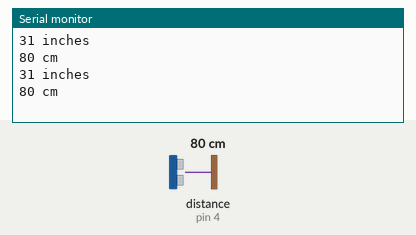
This sketch was run on a simulated Arduino Nano, built with avr-gcc and run on an emulated ATmega328P. Shown: the last lines printed to the serial monitor. Wiring (inferred from the names in the program): ultrasonic range finder: trigger pin 2; echo pin 4. Inputs (shaded band) come from the test bench; at power-on: distance to the obstacle (sensor on pin 4) 80 cm. The echo pulse lasts 58.3 µs per cm.

Above: at 2.8 s.
2.9 s: distance to the obstacle (sensor on pin 4) set to 2 cm
At 5.2 s:
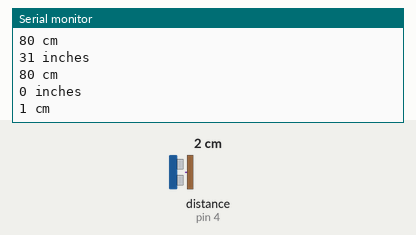
5.6 s: distance to the obstacle (sensor on pin 4) set to 4 cm
At 6.9 s:
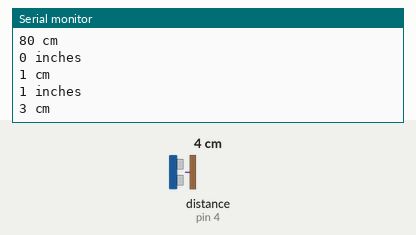
Timing chart, 0 to 8.6 s (numbered marks = the images above; inputs shaded):
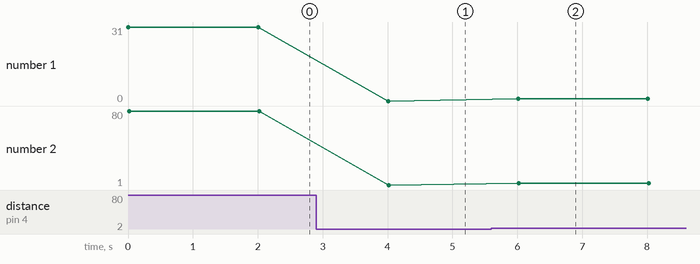

Measured:
- after the input at 2.9 s, the serial monitor: prints a new line after 1.1 s (image 1)
- after the input at 5.6 s, the serial monitor: prints a new line after 0.41 s (image 2)
- plotted number 1: 31 → 0 after the input at 2.9 s
- plotted number 2: 80 → 1 after the input at 2.9 s, 1 → 3 after the input at 5.6 s

The sketch:

landslide_sensor.ino
```cpp
/*
  Landslide Monitor - Arduino Nano Ultrasonic Sensor

  Connections:
  - VCC to 5V
  - GND to GND
  - Trig to Digital Pin 2
  - Echo to Digital Pin 4
*/

void setup() {
  pinMode(2, OUTPUT); // Trigger pin
  pinMode(4, INPUT);  // Echo pin
  Serial.begin(9600); // Enable serial monitor
}

void loop() {
  // Send pulse
  digitalWrite(2, LOW);
  delayMicroseconds(4);
  digitalWrite(2, HIGH);
  delayMicroseconds(10);
  digitalWrite(2, LOW);

  // Read pulse duration
  long t = pulseIn(4, HIGH);

  // Convert to distance
  long inches = t / 74 / 2;
  long cm = t / 29 / 2;

  // Send data in format the web app expects
  Serial.print(inches);
  Serial.println(" inches");
  Serial.print(cm);
  Serial.println(" cm");
  Serial.println(); // Empty line for separation

  delay(2000); // Wait 2 seconds (faster than your 3000ms)
}
```
